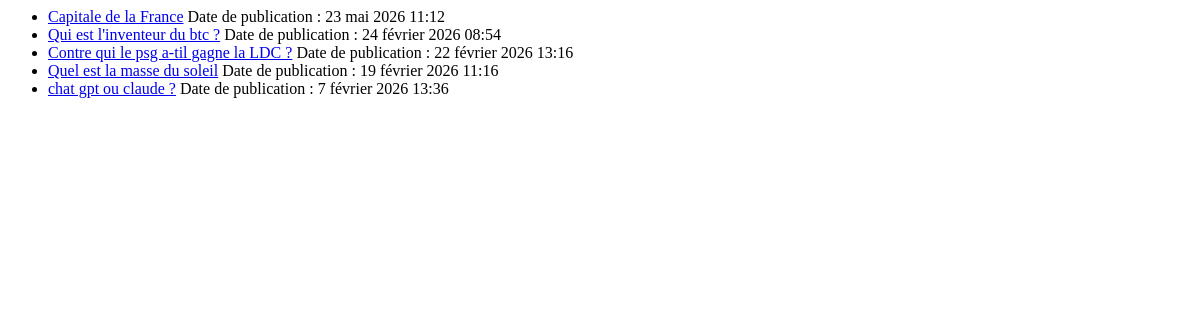
Before: /polls/ with the older database file.
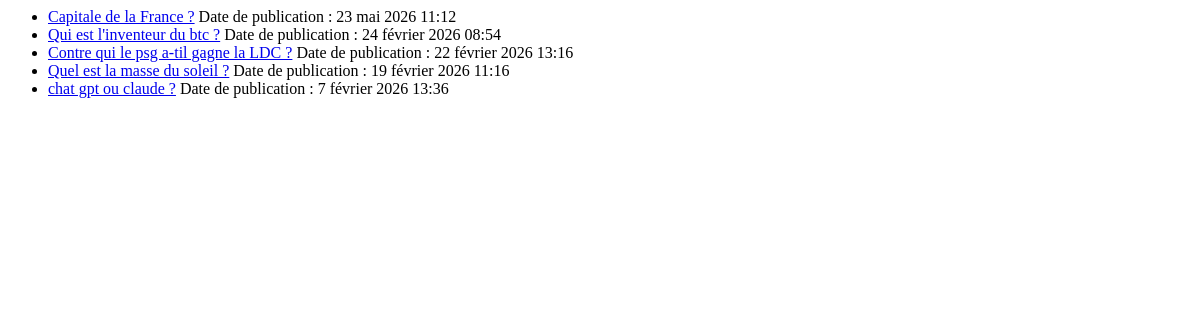
After: the same page with the newer database file.
### polls/models.py (models this page shows, shortened)
class Question(models.Model):
    question_text = models.CharField(max_length=200)
    pub_date = models.DateTimeField("date published")

### polls/views.py (the view)
# urls.py: path("", views.IndexView.as_view(), name="index"),
class IndexView(generic.ListView):
    template_name = "polls/index.html"
    context_object_name = "latest_question_list"
    def get_queryset(self):
        return Question.objects.order_by("-pub_date")[:5]

### polls/templates/polls/index.html
{% if latest_question_list %}
    <ul>
    {% for question in latest_question_list %}
        <li><a href="{% url 'polls:detail' question.id %}">{{ question.question_text }}</a><span> Date de publication : {{question.pub_date}}</span></li>
    {% endfor %}
    </ul>
{% else %}
    <p>No polls are available.</p>
{% endif %}

Changed rows visible on the page:
changed Question: question_text "Capitale de la France" → "Capitale de la France ?"
changed Question: question_text "Quel est la masse du soleil" → "Quel est la masse du soleil ?"
